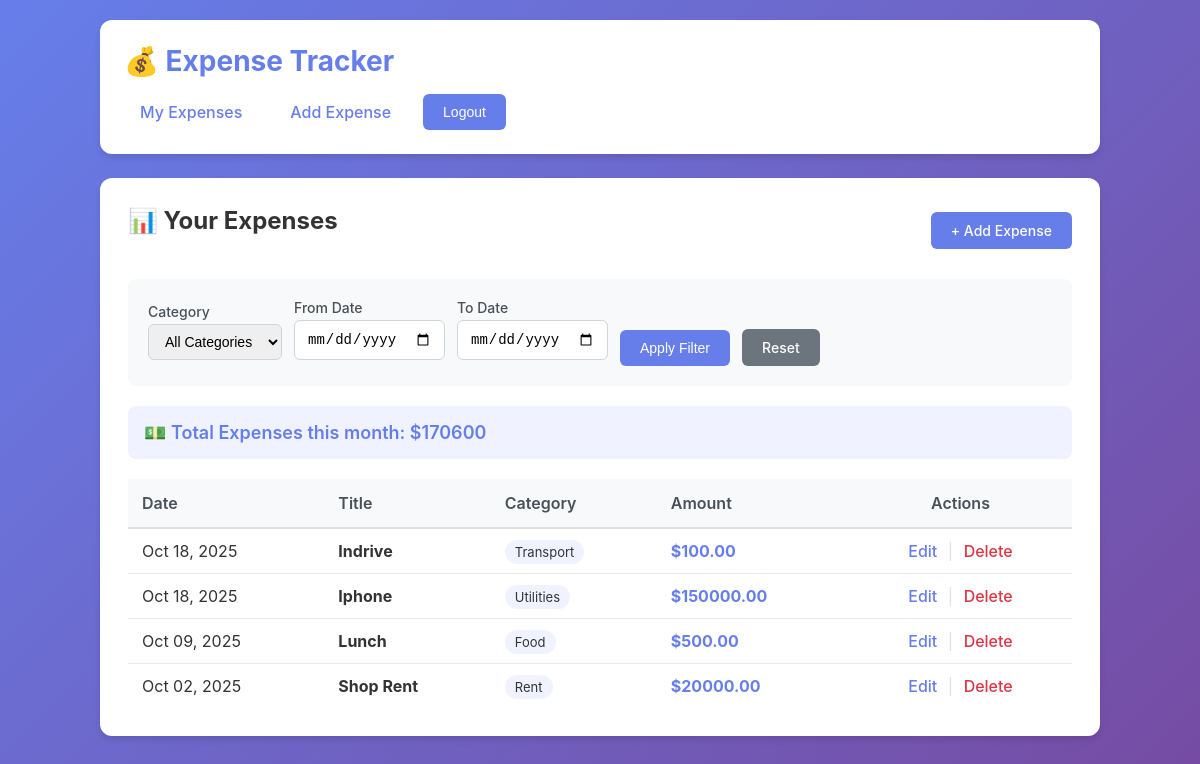
The app's page /expenses/ (signed in) with its own data.
### expenses/models.py (models this page shows, shortened)
class Expense(models.Model):
    CATEGORY_CHOICES = [
        ('Food','Food'),
        ('Transport','Transport'),
        ('Rent','Rent'),
        ('Utilities','Utilities'),
        ('Other','Other'),
    ]
    title = models.CharField(max_length=255)
    amount = models.DecimalField(max_digits=10, decimal_places=2)
    category = models.CharField(max_length=50, choices=CATEGORY_CHOICES, default='Other')
    date = models.DateField()
    user = models.ForeignKey(settings.AUTH_USER_MODEL, on_delete=models.CASCADE, related_name='expenses')
    created_at = models.DateTimeField(auto_now_add=True)
    class Meta:
        ordering = ["-date", "-created_at"]

### expenses/views.py (the view)
# urls.py: path("", ExpenseListView.as_view(), name="list"),
class ExpenseListView(LoginRequiredMixin, ListView):
    model = Expense
    template_name = "expense_list.html"
    context_object_name = "expenses"
    paginate_by = 20
    def get_queryset(self):
        qs = Expense.objects.filter(user=self.request.user)
        category = self.request.GET.get("category")
        start_date = self.request.GET.get("start_date")
        end_date = self.request.GET.get("end_date")
        if category:
            qs = qs.filter(category=category)
        if start_date:
            qs = qs.filter(date__gte=start_date)
        if end_date:
            qs = qs.filter(date__lte=end_date)
        return qs
    def get_context_data(self, **kwargs):
        ctx = super().get_context_data(**kwargs)
        today = timezone.localdate()
        month_total = Expense.objects.filter(
            user=self.request.user,
            date__year=today.year,
            date__month=today.month
        ).aggregate(total=Sum("amount"))["total"] or 0
        ctx["month_total"] = month_total
        ctx["categories"] = [c for c, _ in Expense.CATEGORY_CHOICES]
        return ctx

### expenses/templates/expense_list.html (shortened to what this page needs)
{% extends "base.html" %}
{% block content %}
  <div style="display: flex; justify-content: space-between; align-items: center; margin-bottom: 24px;">
    <h2>📊 Your Expenses</h2>
    <a href="{% url 'expenses:create' %}" class="btn btn-primary">+ Add Expense</a>
  </div>
  <div class="filter">
    <form method="get">
      <label>
        Category
        <select name="category">
          <option value="">All Categories</option>
        </select>
      </label>
      <label>
        From Date
        <input type="date" name="start_date" value="{{ request.GET.start_date }}">
      </label>
      <label>
        To Date
        <input type="date" name="end_date" value="{{ request.GET.end_date }}">
      </label>
      <button type="submit" class="btn btn-primary" style="align-self: flex-end;">Apply Filter</button>
      <a href="{% url 'expenses:list' %}" class="btn btn-secondary" style="align-self: flex-end;">Reset</a>
    </form>
  </div>
  <div class="total">
    💵 Total Expenses this month: ${{ month_total }}
  </div>
  <table>
    <thead>
      <tr>
        <th>Date</th>
        <th>Title</th>
        <th>Category</th>
        <th>Amount</th>
        <th style="text-align: center;">Actions</th>
      </tr>
    </thead>
    <tbody>
      {% for expense in expenses %}
        <tr>
          <td>{{ expense.date|date:"M d, Y" }}</td>
          <td><strong>{{ expense.title }}</strong></td>
          <td><span style="background: #f0f3ff; padding: 4px 10px; border-radius: 12px; font-size: 13px;">{{ expense.category }}</span></td>
          <td><strong style="color: #667eea;">${{ expense.amount }}</strong></td>
          <td class="action-links" style="text-align: center;">
            <a href="{% url 'expenses:edit' expense.pk %}">Edit</a>
            <span style="color: #dee2e6;">|</span>
            <a href="{% url 'expenses:delete' expense.pk %}">Delete</a>
          </td>
        </tr>
      {% endfor %}
    </tbody>
  </table>
{% endblock %}

### expenses/templates/base.html (shortened to what this page needs)
<!doctype html>
<html lang="en">
<head>
</head>
<body>
  <div class="container">
    <header>
      <h1>💰 Expense Tracker</h1>
      <nav>
        {% if user.is_authenticated %}
        <a href="{% url 'expenses:list' %}">My Expenses</a>
        <a href="{% url 'expenses:create' %}">Add Expense</a>
        <form method="post" action="{% url 'logout' %}" style="display:inline;">
  <button type="submit" class="btn btn-primary">Logout</button>
</form>
        {% else %}
          <a href="{% url 'login' %}">Login</a>
          <a href="{% url 'expenses:register' %}">Register</a>
        {% endif %}
      </nav>
    </header>
    <div class="content-card">
      {% block content %}{% endblock %}
    </div>
  </div>
</body>
</html>

### expenses/templates/base.html (style rules this page uses)
* { margin: 0; padding: 0; box-sizing: border-box; }
body { font-family: -apple-system, BlinkMacSystemFont, "Segoe UI", Roboto, "Helvetica Neue", Arial, sans-serif; background: linear-gradient(135deg, #667eea 0%, #764ba2 100%); min-height: 100vh; padding: 20px; color: #333; }
.container { max-width: 1000px; margin: 0 auto; }
header { background: white; border-radius: 12px; padding: 24px; margin-bottom: 24px; box-shadow: 0 4px 6px rgba(0, 0, 0, 0.1); }
h1 { color: #667eea; font-size: 28px; margin-bottom: 16px; }
nav { display: flex; gap: 16px; flex-wrap: wrap; }
nav a { color: #667eea; text-decoration: none; padding: 8px 16px; border-radius: 6px; transition: all 0.3s ease; font-weight: 500; }
.content-card { background: white; border-radius: 12px; padding: 28px; box-shadow: 0 4px 6px rgba(0, 0, 0, 0.1); }
h2 { color: #333; margin-bottom: 20px; font-size: 24px; }
table { width: 100%; border-collapse: collapse; margin-top: 20px; background: white; }
table th { background: #f8f9fa; color: #495057; font-weight: 600; padding: 14px; text-align: left; border-bottom: 2px solid #dee2e6; }
table td { padding: 12px 14px; border-bottom: 1px solid #e9ecef; }
table tr:last-child td { border-bottom: none; }
.btn { display: inline-block; padding: 10px 20px; border-radius: 6px; text-decoration: none; font-weight: 500; cursor: pointer; border: none; font-size: 14px; transition: all 0.3s ease; }
.btn-primary { background: #667eea; color: white; }
.btn-secondary { background: #6c757d; color: white; }
form label { display: block; margin-bottom: 6px; font-weight: 500; color: #495057; }
form input[type="text"], form input[type="number"], form input[type="date"], form input[type="password"], form input[type="email"], form select, form textarea { width: 100%; padding: 10px 12px; border: 1px solid #ced4da; border-radius: 6px; font-size: 14px; transition: border-color 0.3s ease; }
.filter { display: flex; gap: 12px; align-items: flex-end; flex-wrap: wrap; padding: 20px; background: #f8f9fa; border-radius: 8px; margin-bottom: 20px; }
.filter form { display: flex; gap: 12px; align-items: flex-end; flex-wrap: wrap; width: 100%; }
.filter label { display: flex; flex-direction: column; gap: 4px; font-weight: 500; color: #495057; font-size: 14px; }
.filter input, .filter select { padding: 8px 12px; border: 1px solid #ced4da; border-radius: 6px; font-size: 14px; }
.total { font-weight: 600; font-size: 18px; color: #667eea; padding: 16px; background: #f0f3ff; border-radius: 8px; margin-bottom: 20px; }
.action-links a { color: #667eea; text-decoration: none; margin: 0 6px; font-weight: 500; }
.action-links a[href*="delete"] { color: #dc3545; }

### records on screen
Expense: date "Oct 18, 2025", title "Indrive", category "Transport", amount "100.00"
Expense: date "Oct 18, 2025", title "Iphone", category "Utilities", amount "150000.00"
Expense: date "Oct 09, 2025", title "Lunch", category "Food", amount "500.00"
Expense: date "Oct 02, 2025", title "Shop Rent", category "Rent", amount "20000.00"

### other values on screen
{{ month_total }} "170600"
